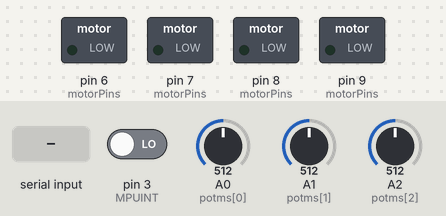
This sketch was run on a simulated Arduino Uno, built with avr-gcc and run on an emulated ATmega328P. Shown: switched loads named in the sketch (green lamp = pin HIGH). Inputs (shaded band) come from the test bench; at power-on: pin 3 (MPUINT) LOW, A0 (potms[0]) = 512, A1 (potms[1]) = 512, A2 (potms[2]) = 512. The sensor or clock chip raises its interrupt line as the real part does; what the sketch prints to the serial monitor is not drawn.

Above: at 0.1 s.
At 1.7 s:
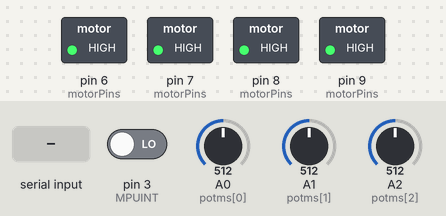
1.8 s: "kp\n" received over Serial
Timing chart, 0 to 4.8 s (numbered marks = the images above; inputs shaded):
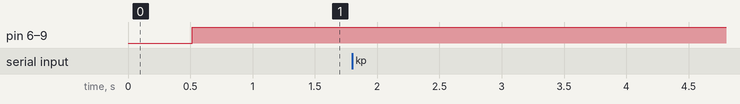

The sketch:

mpu6050_bal.ino
```cpp
/*
 *  Initial tries for a self balancing bot
 * Build on Lib: https://github.com/jrowberg/i2cdevlib/tree/master/Arduino/MPU6050
 */

#include "I2Cdev.h"
#include <PID_v1.h> //From https://github.com/br3ttb/Arduino-PID-Library/blob/master/PID_v1.h
#include "MPU6050_6Axis_MotionApps20.h" //https://github.com/jrowberg/i2cdevlib/tree/master/Arduino/MPU6050
#include "SoftwareSerial.h"
const int BLUEINT = 2;
const int MPUINT = 3;
SoftwareSerial BTSerial(BLUEINT,10); // blue tx, blue rx
const int BT_BUF_LEN=128;
char sendstr[BT_BUF_LEN+16];
int sendstrpos = 0;
unsigned long lastAvailableTime = millis();

//A5 => SCL
//A4 => SDA
#if I2CDEV_IMPLEMENTATION == I2CDEV_ARDUINO_WIRE
    #include "Wire.h"
#endif
MPU6050 mpu;

// MPU control/status vars
bool dmpReady = false;  // set true if DMP init was successful
uint8_t mpuIntStatus;   // holds actual interrupt status byte from MPU
uint8_t devStatus;      // return status after each device operation (0 = success, !0 = error)
uint16_t packetSize;    // expected DMP packet size (default is 42 bytes)
uint16_t fifoCount;     // count of all bytes currently in FIFO
uint8_t fifoBuffer[BT_BUF_LEN]; // FIFO storage buffer, for me it is 42

// orientation/motion vars
Quaternion q;           // [w, x, y, z]         quaternion container
VectorFloat gravity;    // [x, y, z]            gravity vector
float ypr[3];           // [yaw, pitch, roll]   yaw/pitch/roll container and gravity vector


double setpoint= 180;    //bigger to empty side
double Kp = 80;
double Ki = 1;
double Kd = 0;

double oldKp = 100;
double oldKi = 350;
double oldKd = 0.3;

double input, output, oldoutput=0;
/******End of values setting*********/

int motorCounter = 0;
int motorCounterMax = 10;
int mpuOutputMax = 255;
int motorPins[][2] = {
  {8,9},
  {6, 7}
};
int motorSpeed[]={0,0};

int BOUND=20;

int potms[] = {A0, A1, A2};
const int POTSNUM = 3;

void motorControlDrive(int who, char dir);
void motorControlAll();


PID pid = PID(&input, &output, &setpoint, Kp, Ki, Kd, DIRECT);
volatile bool mpuInterrupt = false;     // indicates whether MPU interrupt pin has gone high
void dmpDataReady()
{
    mpuInterrupt = true;
}

void serprintln(String s) {
  if (Serial) Serial.println(s);
  //for (int i = 0; i < s.length(); i++)
        //BTSerial.write(s[i]);
}

String blueReportStr = "";
String curWorkingBlueReportStr = "";
int curWorkingBlueReportStrProg=0;
unsigned long lastBlueTime = millis();
void actualStateBlueReport() {
  if (millis() - lastBlueTime < 500) return;
  if (curWorkingBlueReportStr == "") {
    curWorkingBlueReportStr = blueReportStr;
  }
  if (curWorkingBlueReportStr == "") return;
  if (curWorkingBlueReportStrProg < curWorkingBlueReportStr.length()){
     BTSerial.write(curWorkingBlueReportStr[curWorkingBlueReportStrProg++]);
  }else {
    lastBlueTime = millis();
    BTSerial.write('\n');
     curWorkingBlueReportStr = blueReportStr;
     curWorkingBlueReportStrProg=0;
     blueReportStr = "";
  }
}

void blueReport(String s) {
  blueReportStr = s;
  //for (int i = 0; i < s.length(); i++)
  //  BTSerial.write(s[i]);
  //BTSerial.write('\n');
}

void setup() {

    pid.SetMode(AUTOMATIC);
    //pid.SetSampleTime(10);
    pid.SetOutputLimits(-mpuOutputMax, mpuOutputMax);

    Serial.begin(115200);
    serprintln("serial initialized");
    BTSerial.begin(9600);


    for (int i = 0; i < POTSNUM; i++) {
      pinMode(potms[i], INPUT);
    }

    for (int i = 0; i < 2; i++) {
      for(int k = 0; k < 2; k++) {
        int cur = motorPins[i][k];
        pinMode(cur, OUTPUT);
      }
    }

    #if I2CDEV_IMPLEMENTATION == I2CDEV_ARDUINO_WIRE
        serprintln("wire.begin");
        Wire.begin();
        Wire.setClock(400000); // 400kHz I2C clock. Comment this line if having compilation difficulties
    #elif I2CDEV_IMPLEMENTATION == I2CDEV_BUILTIN_FASTWIRE
        Fastwire::setup(400, true);
    #endif

  // initialize device
    serprintln(F("Initializing I2C devices..."));

    mpu.initialize();

     // verify connection
    serprintln(F("Testing device connections..."));
    serprintln(mpu.testConnection() ? F("MPU6050 connection successful") : F("MPU6050 connection failed"));

    // load and configure the DMP
    devStatus = mpu.dmpInitialize();


    // supply your own gyro offsets here, scaled for min sensitivity
    mpu.setXGyroOffset(82);
    mpu.setYGyroOffset(-65);
    mpu.setZGyroOffset(-8);
    mpu.setXAccelOffset(402);
    mpu.setYAccelOffset(838);
    mpu.setZAccelOffset(1564);

      // make sure it worked (returns 0 if so)
    if (devStatus == 0)
    {
        // turn on the DMP, now that it's ready
        serprintln(F("Enabling DMP..."));
        mpu.setDMPEnabled(true);

        attachInterrupt(digitalPinToInterrupt(MPUINT), dmpDataReady, RISING);

        // enable Arduino interrupt detection
        Serial.print(F("Enabling interrupt detection (Arduino external interrupt "));
        //Serial.print(digitalPinToInterrupt(INTERRUPT_PIN));

        // set our DMP Ready flag so the main loop() function knows it's okay to use it
        serprintln(F("DMP ready! Waiting for first interrupt..."));
        dmpReady = true;

        // get expected DMP packet size for later comparison
        packetSize = mpu.dmpGetFIFOPacketSize();
    }
    else
    {
        // ERROR!
        // 1 = initial memory load failed
        // 2 = DMP configuration updates failed
        // (if it's going to break, usually the code will be 1)
        Serial.print(F("DMP Initialization failed (code "));
        Serial.print(devStatus);
        serprintln(F(")"));
    }

}


void loop() {
  //loop_bt();;
  //loop_simple();
  //loop_motor();
  loop_balance();
  actualStateBlueReport();
}

void btCmdReceived(String cmd, String name, String val) {
  blueReport("cmd="+cmd+" val="+val);
  if (cmd == "kp") Kp = val.toDouble();
  if (cmd == "ki") Ki = val.toDouble();
  if (cmd == "kd") Kd = val.toDouble();
  if (cmd == "sp") {
    setpoint = val.toDouble();
    serprintln("SetPoint="+String(setpoint));
  }
}
char receiveStr[BT_BUF_LEN+16];
int receivePos = 0;
String curBtCmd = "";
String curBtName = "";
void loop_bt() {
  if (BTSerial.available()){
        int c = BTSerial.read();
        if (receivePos < BT_BUF_LEN) {
          receiveStr[receivePos++] = (char)c;
          receiveStr[receivePos] = 0;
          if (c == ':') {
            receiveStr[receivePos-1]=0;
            if (curBtCmd == "") {
              curBtCmd = receiveStr;
            } else  {
              curBtName = receiveStr;
            }
            receivePos = 0;
          }
          if (c == '|') {
            receiveStr[receivePos-1]=0;
            receivePos = 0;
            String val = receiveStr;
            btCmdReceived(curBtCmd, curBtName, val);
            curBtCmd = "";
          }
        }else {
          receivePos = 0; //warning, over flow
        }
        //Serial.write(c);
  }
  // Keep reading from Arduino Serial Monitor and send to HC-05
  if (Serial.available()){
    int c = Serial.read();
    sendstr[sendstrpos++] =c;
    if (sendstrpos > 100) sendstrpos = 100;
    sendstr[sendstrpos] =0;
    lastAvailableTime = millis();
  }else {
    if (sendstrpos && (millis()-lastAvailableTime)>500  ) {
      for (int i = 0; i < sendstrpos; i++)
        BTSerial.write(sendstr[i]);
      BTSerial.write('\r');
      BTSerial.write('\n');
      Serial.println(sendstr);
      sendstrpos = 0;
    }

  }
}

void loop_simple() {
  int who = 1;
   if (Serial.available()){
    char dbgstr[128];
    int c = Serial.read();
    if (c == 'F') motorControlDrive(who,'F');
    if (c == 'R') motorControlDrive(who,'R');
    if (c == 'S') motorControlDrive(who,'S');


  }
}
int dbgspeed = 0;
void loop_motor() {
  motorCounterMax = 5;
  motorCounter++;
  if (motorCounter>motorCounterMax)motorCounter=0;
  char dir = 'F';
  if (Serial.available()){
    char dbgstr[128];
    int c = Serial.read();
    if (c == 'F') dir = 'F';
    if (c == 'R') dir = 'R';
    if (c == 'W') dbgspeed++;
    if (c=='D') dbgspeed--;
    if (dbgspeed < 0) dbgspeed = 0;
    if (dbgspeed > motorCounterMax) dbgspeed = motorCounterMax;
    sprintf(dbgstr,"%c %i", c, dbgspeed);
    serprintln(dbgstr);
    int sp = dbgspeed;
  if (dir == 'R') sp = -sp;
  motorSpeed[0] = motorSpeed[1] = sp;
  }

  motorControlAll();
}

int calcCount = 0;
void loop_balance() {
  if (oldKp != Kp || oldKi != Ki || oldKd != Kd) {
    Serial.println("Setting Kp="+String(Kp)+" Ki="+String(Ki)+" Kd="+String(Kd));
    oldKp = Kp;
    oldKi = Ki;
    oldKd = Kd;
    pid.SetTunings(Kp,Ki,Kd);
  }
  if (!dmpReady) return;
  loop_bt();
  motorCounter++;
  if (motorCounter>=motorCounterMax)motorCounter=0;
  int potVal[POTSNUM];
  for (int i = 0; i < POTSNUM; i++) {
    potVal[i] = analogRead(potms[i]);
  }
  //Kp = potVal[0]+1;
  //Ki = potVal[1];
  //setpoint = map(potVal[2], 0, 1023, 180-BOUND, 180+BOUND);
  //int pot_a2_val =  analogRead(POT_A2); //values 786 (or 642 for batt) to 0

  //Serial.println("pid compute" +String(input)+ " " + String(output) + " sp=" + String(setpoint) + " kp=" + String(Kp)+" ki=" + String(Ki) + " int=" +String(!mpuInterrupt)+ " filo=" +String(fifoCount)+ " packetSize="+String(packetSize)+ " can computer="+String(!mpuInterrupt && fifoCount < packetSize));
  if ( (!mpuInterrupt && fifoCount < packetSize) || calcCount >3)
  {
     calcCount = 0;
     pid.Compute();
     int speed = (int)(output*motorCounterMax/mpuOutputMax);
     motorSpeed[0] = speed;
     motorSpeed[1] = speed;

     //serprintln("int="+String(mpuInterrupt) + " fifoCount=" + String(fifoCount)+"/"+String(packetSize)+" i=" +String(input)+" o=" + String(output));
     if (input<(setpoint - BOUND) || input> (setpoint+BOUND)){
         motorSpeed[0] = motorSpeed[1] = 0;
     }
  }
  calcCount ++;

  motorControlAll();

  // reset interrupt flag and get INT_STATUS byte
  mpuInterrupt = false;
  mpuIntStatus = mpu.getIntStatus();

  // get current FIFO count
  fifoCount = mpu.getFIFOCount();

  if ((mpuIntStatus & 0x10) || fifoCount >= packetSize)
  {
      // reset so we can continue cleanly
      mpu.resetFIFO();
      fifoCount = 0;
      serprintln("FO!");
  }
  else if (mpuIntStatus & 0x02)
  {
      // wait for correct available data length, should be a VERY short wait
      while (fifoCount < packetSize) fifoCount = mpu.getFIFOCount();

      // read a packet from FIFO
      mpu.getFIFOBytes(fifoBuffer, packetSize);

      // track FIFO count here in case there is > 1 packet available
      // (this lets us immediately read more without waiting for an interrupt)
      fifoCount -= packetSize;

      mpu.dmpGetQuaternion(&q, fifoBuffer); //get value for q
      mpu.dmpGetGravity(&gravity, &q); //get value for gravity
      mpu.dmpGetYawPitchRoll(ypr, &q, &gravity); //get value for ypr
      input = ((ypr[1] * 180)/M_PI) + 180;
      //if (output != oldoutput)
      {
          oldoutput = output;
          serprintln("int="+String(mpuInterrupt) + " fifoCount=" + String(fifoCount)+"/"+String(packetSize)+" i=" +String(input)+" o=" + String(output)+ " speed="+String(motorSpeed[0])+" " + String(motorCounter)+"/"+String(motorCounterMax));
          blueReport("sp="+ String(setpoint)+ " kp="+String(Kp)+" ki="+String(Ki)+" kd="+String(Kd)+" INPUT="+String(input)+ " " + String(output));
      }
   }
   //serprintln("int="+String(mpuInterrupt) + " fifoCount=" + String(fifoCount)+"/"+String(packetSize)+" i=" +String(input)+" o=" + String(output));
}

void motorControlAll() {
  for (int i = 0; i < 2; i++)
    motorControl(i);
}

void motorControl(int who) {
  int speed = motorSpeed[who];
  char dir = 'S';
  if (speed > 0) dir = 'F';
  if (speed < 0) {
    dir = 'R';
    speed = -speed;
  }
  if (speed > motorCounter) {
    motorControlDrive(who, dir);
  }else {
    motorControlDrive(who, 'S');
  }
}

void motorControlDrive(int who, char dir){
  int pin1 = motorPins[who][0];
  int pin2 = motorPins[who][1];

  if (dir == 'R') {
    digitalWrite(pin1, 0);
    digitalWrite(pin2, 1);
  }else if (dir == 'F') {
    digitalWrite(pin1, 1);
    digitalWrite(pin2, 0);
  } else {
    digitalWrite(pin1, 1);
    digitalWrite(pin2, 1);
  }
}
```
